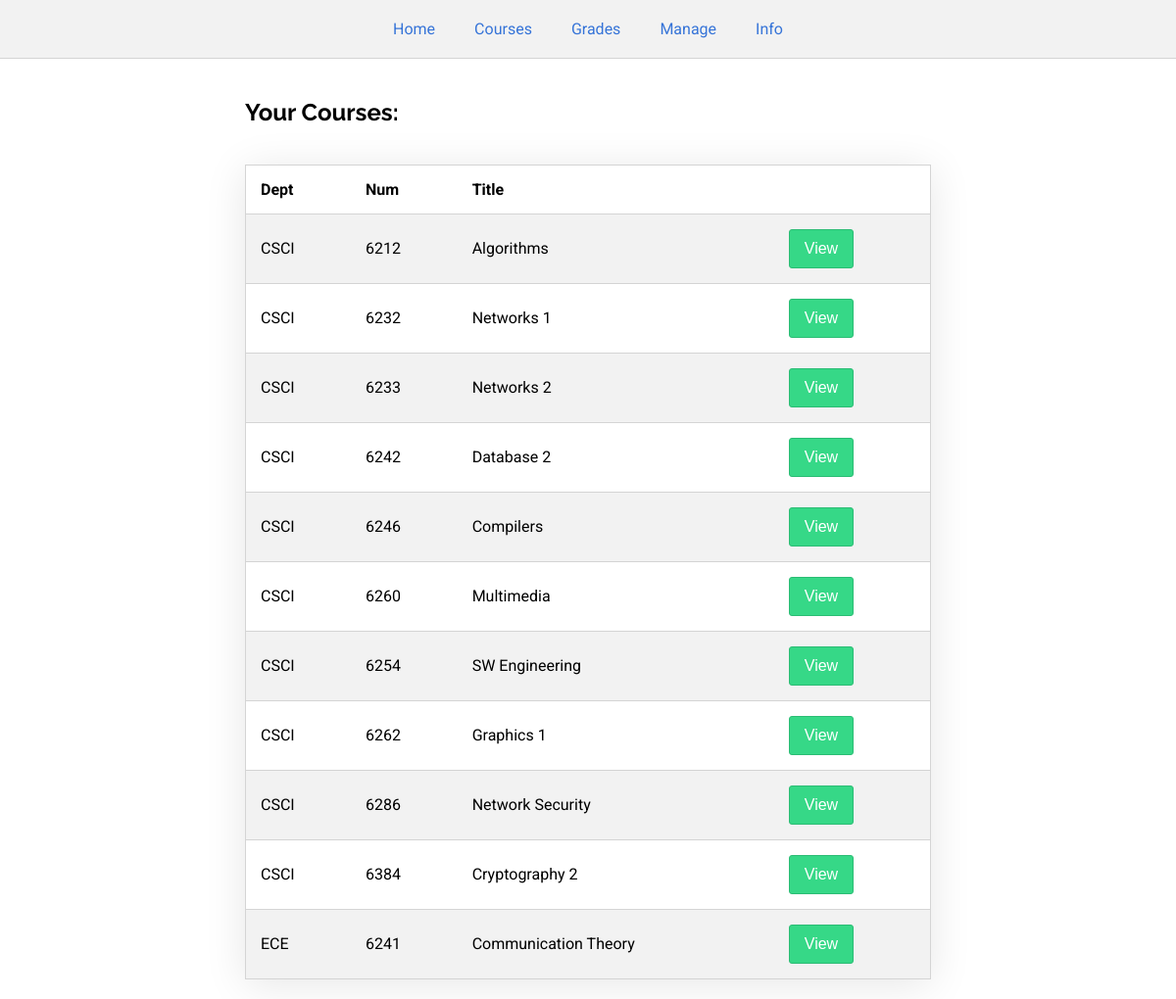
The page /gradeCourses.php (signed in) on the database its author committed.
### tables this page shows
CREATE TABLE schedule (
    sid INT AUTO_INCREMENT,
    cid INT,
    section INT,
    term VARCHAR(4),
    day VARCHAR(1),
    start TIME,
    end TIME,
    is_current INT,  
    PRIMARY KEY (sid),
    FOREIGN KEY (cid) REFERENCES course(cid)
);

CREATE TABLE course (
    cid INT AUTO_INCREMENT,
    dept VARCHAR(4),
    cnum INT,
    title VARCHAR(64),
    credits INT,
    instructor_id INT,
    prereq1_id INT,
    prereq2_id INT,
    PRIMARY KEY (cid),
     
    FOREIGN KEY (instructor_id) REFERENCES user(uid),
    FOREIGN KEY (prereq1_id) REFERENCES course(cid),
    FOREIGN KEY (prereq2_id) REFERENCES course(cid),
    CONSTRAINT unique_course UNIQUE(dept, cnum)
);

### public_html/gradeCourses.php (the view, shortened to what this page needs)
<?php
$uid = $_SESSION["user_id"];
?>
<!DOCTYPE html>
<head>
    <link rel="stylesheet" href="css/style.css">
</head>
<body>
    <?php
    $servername = "127.0.0.1";
    $username = "FlatEarthSociety";
    $password = "N@S@l1es";
    $dbname = "FlatEarthSociety";
    include "navbar.php";
    $conn = mysqli_connect($servername, $username, $password, $dbname);
    ?>
    <div class="main-container">
        <?php
        if (in_array("instructor", $_SESSION["user_role"]))
        {
        echo "<h2>Your Courses: </h2><br/>";
        $query = "select c.cid,c.dept,c.cnum,c.title,s.sid from course c, schedule s where c.instructor_id='$uid' and s.cid=c.cid and s.is_current=1";
        $result = mysqli_query($conn, $query);
        if (mysqli_num_rows($result) > 0) {
            echo "<table>
                        <tr>
                                <th>Dept</th>
                                <th>Num</th>
                                <th>Title</th>
                                <th></th>
                        </tr>";
            while ($row = mysqli_fetch_assoc($result)) {
                echo "<tr>";
                echo "<td>" . $row["dept"] . "</td>";
                echo "<td>" . $row["cnum"] . "</td>";
                echo "<td>" . $row["title"] . "</td>";
                echo "<td>
                                <form method=\"post\" action=\"gradeUsers.php\">
                                <input type=\"hidden\" name=\"cid\" value=\"" . $row["cid"] . "\">
                                <input type=\"hidden\" name=\"sid\" value=\"" . $row["sid"] . "\">
                                <button type=\"submit\">View</button>
                                </form>
                        </td>";
                echo "</tr>";
            }
            echo "</table>";
        } else {
            echo "You teach no courses";
        }
        }
        ?>
    </div>
</body>
</html>

### public_html/css/style.css (style rules this page uses)
html, body { margin: 0; padding: 0; width: 100%; height: 100%; font-family: 'Roboto', sans-serif; }
h1, h2, h3, h4, h5 { font-family: 'Raleway', sans-serif; }
button { background-color: #36d887; border: none; color: white; padding: 10px 15px 10px 15px; border-radius: 3px; border: 1px solid #2bbc74; font-size: 1em; outline: none; }
table { width: 100%; border: 1px solid #D4D4D4;; box-shadow: 0 5px 40px rgba(0, 0, 0, 0.1); }
table, th, td { border-bottom: 1px solid #D4D4D4; border-collapse: collapse; }
tr:nth-child(even) { background-color: #f2f2f2; }
th, td { text-align: left; padding: 15px; }
.main-container { margin: auto; max-width: 700px; padding: 20px; }

### rows shown on the page
schedule: cid.dept "CSCI", cid.cnum "6212", cid.title "Algorithms"
schedule: cid.dept "CSCI", cid.cnum "6232", cid.title "Networks 1"
schedule: cid.dept "CSCI", cid.cnum "6233", cid.title "Networks 2"
schedule: cid.dept "CSCI", cid.cnum "6242", cid.title "Database 2"
schedule: cid.dept "CSCI", cid.cnum "6246", cid.title "Compilers"
schedule: cid.dept "CSCI", cid.cnum "6260", cid.title "Multimedia"
schedule: cid.dept "CSCI", cid.cnum "6254", cid.title "SW Engineering"
schedule: cid.dept "CSCI", cid.cnum "6262", cid.title "Graphics 1"
schedule: cid.dept "CSCI", cid.cnum "6286", cid.title "Network Security"
schedule: cid.dept "CSCI", cid.cnum "6384", cid.title "Cryptography 2"
schedule: cid.dept "ECE", cid.cnum "6241", cid.title "Communication Theory"
